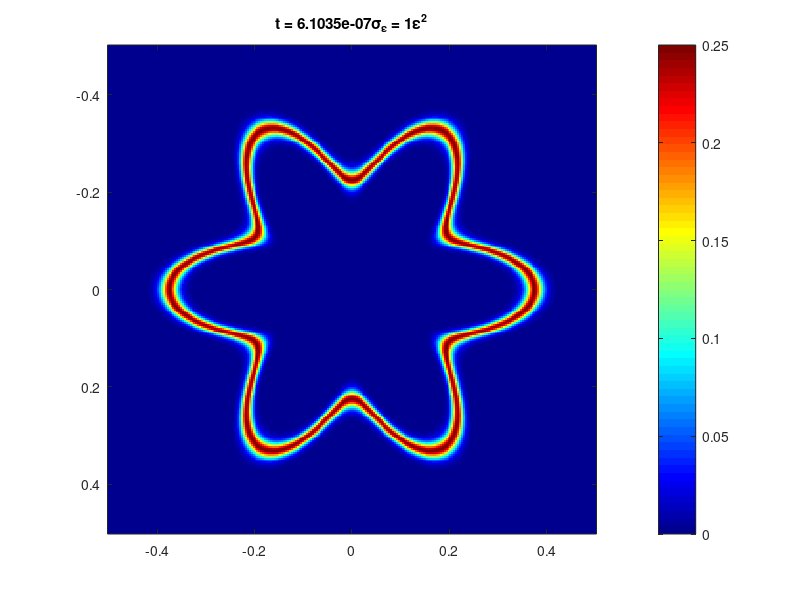
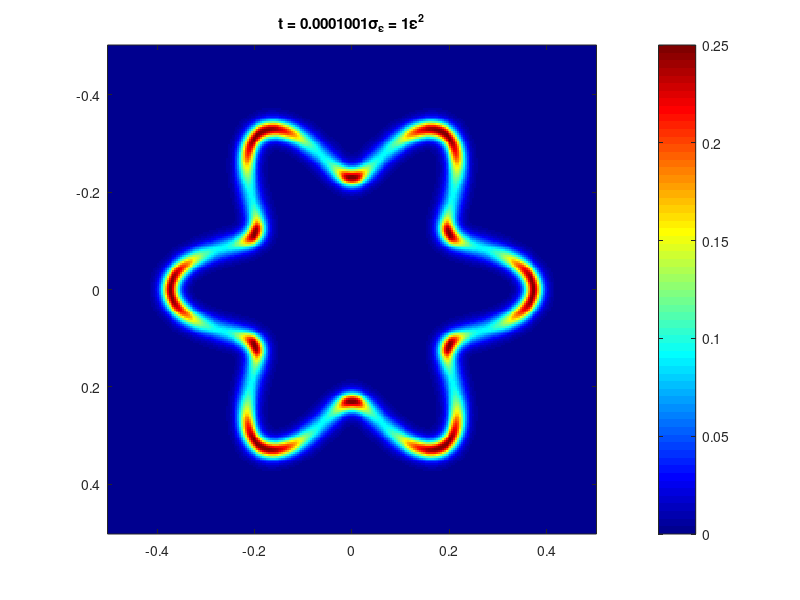
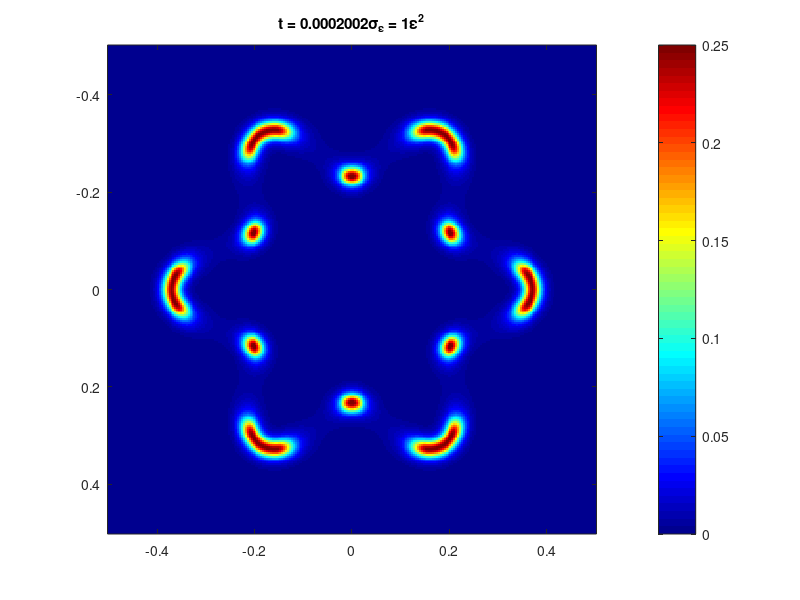
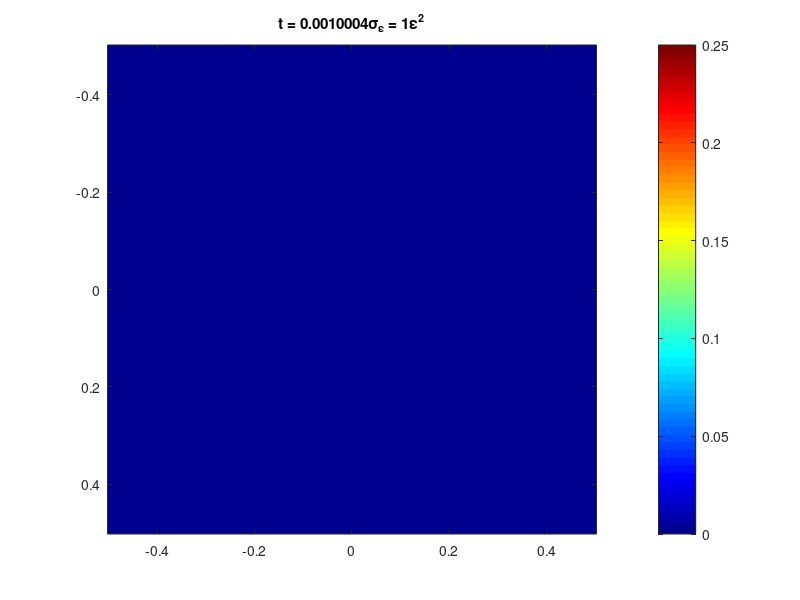

Reproduce these figures in MATLAB, in order. (Note: a time limit stopped this script after it produced the figures.)
% 
%%%%%%%%%%%%%%%%%%%%%%%%%%%%%%%%%%%%%%%%%%%%%%%%%%%%%%%%ù
% 
% 
clear all; clf;
colormap('jet');


N = 2^8;
x = linspace(-1/2,1/2,N);
[X1,X2] = meshgrid(x,x);
T = 0.011;

R0 = 0.3;

k = [0:N/2,-N/2+1:-1];
[K1,K2] = meshgrid(k,k);
Delta = -4*pi^2*(K1.^2 + K2.^2);

F_prim = @(s) (1 - 6*s).*s;
F_seconde = @(s) (1 - 12*s);

 T_vec = linspace(0,T*1.1,10)
  T_vec = [0,0.0001,0.0002,0.001,0.002,0.01,0.02];
 
%%%%%%%%%%%%%%%%%%%%%%%%%%  Avec notre model   %%%%%%%%%%%%%%%%%%%%%% 

epsilon = 2/N;
angle_0 = angle(X1 + 1i*X2)
dist1 = (sqrt((X1).^2 + X2.^2 ) - R0*(1 + 0.25*cos(6*angle_0)));
u = 1/4*(1 - tanh(dist1/epsilon/2).^2);
R_init = sum(u(:))/N^2/(2*pi)/epsilon

 

dt =0.01*epsilon^2;
alpha =0/epsilon^2;
beta = 0/epsilon^0;



sigma = 1;
M = 1./(1 + dt*( 1*sigma*epsilon^2*Delta.^2  - Delta  +   alpha - beta*Delta));
j_sauvegarde  = 1;

 
for i=1:T/dt,
   
    
    Delta_u = (ifft2(Delta.*fft2(u)));  mu = Delta_u - F_prim(u)/epsilon^2;
    Delta_Wu = (ifft2(Delta.*fft2(F_prim(u)/epsilon^2)));
    res = sigma*epsilon^2*Delta_Wu + sigma*F_seconde(u).*(mu) + alpha*u - beta*Delta_u - F_prim(u)/epsilon^2; 
    u = real(ifft2(M.*(fft2( u + dt*res)))); 
    u = min(max(u,0),0.25);
    t1(i)=i*dt;
    Rayon1(i) =  sum(u(:))/N^2/(2*pi)/epsilon; 
    
    
    if mod(i,100)==1 
    imagesc(x,x,u);
    axis square;
    pause(0.1)
    end
    
    
     if (i*dt > T_vec(j_sauvegarde))
       
       %clf;
       imagesc(x,x,u);
        caxis([0,0.25])
        colorbar
       axis square
       name_title = ['t = ',num2str(i*dt),'\sigma_\epsilon = 1\epsilon^2'];
       title(name_title,'linewidth',2)
        
       
       name_fig = ['Test_influence_1_',num2str( j_sauvegarde),'.eps'];
      
       print('-depsc', name_fig)
      
       j_sauvegarde = j_sauvegarde +1;
 

       
    end
      
end
 


%%%%%%%%%%%%%%%%%%%%%%%%%%  Avec notre model   %%%%%%%%%%%%%%%%%%%%%% 

epsilon = 2/N;
angle_0 = angle(X1 + 1i*X2)
dist1 = (sqrt((X1).^2 + X2.^2 ) - R0*(1 + 0.25*cos(6*angle_0)));
u = 1/4*(1 - tanh(dist1/epsilon/2).^2);
R_init = sum(u(:))/N^2/(2*pi)/epsilon

 

dt =0.01*epsilon^2;
alpha =0/epsilon^2;
beta = 0/epsilon^0;



sigma = 2;
M = 1./(1 + dt*( 1*sigma*epsilon^2*Delta.^2  - Delta  +   alpha - beta*Delta));
j_sauvegarde  = 1;

 
for i=1:T/dt,
   
    
    Delta_u = (ifft2(Delta.*fft2(u)));  mu = Delta_u - F_prim(u)/epsilon^2;
    Delta_Wu = (ifft2(Delta.*fft2(F_prim(u)/epsilon^2)));
    res = sigma*epsilon^2*Delta_Wu + sigma*F_seconde(u).*(mu) + alpha*u - beta*Delta_u - F_prim(u)/epsilon^2; 
    u = real(ifft2(M.*(fft2( u + dt*res)))); 
    u = min(max(u,0),0.25);
    t1(i)=i*dt;
    Rayon1(i) =  sum(u(:))/N^2/(2*pi)/epsilon; 
    
    
    if mod(i,100)==1 
    imagesc(x,x,u);
    axis square;
    pause(0.1)
    end
    
    
     if (i*dt > T_vec(j_sauvegarde))
       
       %clf;
       imagesc(x,x,u);
        caxis([0,0.25])
        colorbar
       axis square
       name_title = ['t = ',num2str(i*dt),'\sigma_\epsilon = 2 \epsilon^2'];
       title(name_title,'linewidth',2)
        
       
       name_fig = ['Test_influence_2_',num2str( j_sauvegarde),'.eps'];
      
       print('-depsc', name_fig)
      
       j_sauvegarde = j_sauvegarde +1;
 

       
    end
      
end
 


%%%%%%%%%%%%%%%%%%%%%%%%%%  Avec notre model   %%%%%%%%%%%%%%%%%%%%%% 

epsilon = 2/N;
angle_0 = angle(X1 + 1i*X2)
dist1 = (sqrt((X1).^2 + X2.^2 ) - R0*(1 + 0.25*cos(6*angle_0)));
u = 1/4*(1 - tanh(dist1/epsilon/2).^2);
R_init = sum(u(:))/N^2/(2*pi)/epsilon

 

dt =0.01*epsilon^2;
alpha =0/epsilon^2;
beta = 0/epsilon^0;



sigma = 4;
M = 1./(1 + dt*( 1*sigma*epsilon^2*Delta.^2  - Delta  +   alpha - beta*Delta));
j_sauvegarde  = 1;

 
for i=1:T/dt,
   
    
    Delta_u = (ifft2(Delta.*fft2(u)));  mu = Delta_u - F_prim(u)/epsilon^2;
    Delta_Wu = (ifft2(Delta.*fft2(F_prim(u)/epsilon^2)));
    res = sigma*epsilon^2*Delta_Wu + sigma*F_seconde(u).*(mu) + alpha*u - beta*Delta_u - F_prim(u)/epsilon^2; 
    u = real(ifft2(M.*(fft2( u + dt*res)))); 
    u = min(max(u,0),0.25);
    t1(i)=i*dt;
    Rayon1(i) =  sum(u(:))/N^2/(2*pi)/epsilon; 
    
    
    if mod(i,100)==1 
    imagesc(x,x,u);
    axis square;
    pause(0.1)
    end
    
    
     if (i*dt > T_vec(j_sauvegarde))
       
       %clf;
       imagesc(x,x,u);
        caxis([0,0.25])
        colorbar
       axis square
       name_title = ['t = ',num2str(i*dt),'\sigma_\epsilon = 4 \epsilon^2'];
       title(name_title,'linewidth',2)
        
       
       name_fig = ['Test_influence_3_',num2str( j_sauvegarde),'.eps'];
      
       print('-depsc', name_fig)
      
       j_sauvegarde = j_sauvegarde +1;
 

       
    end
      
end
 



 


 
